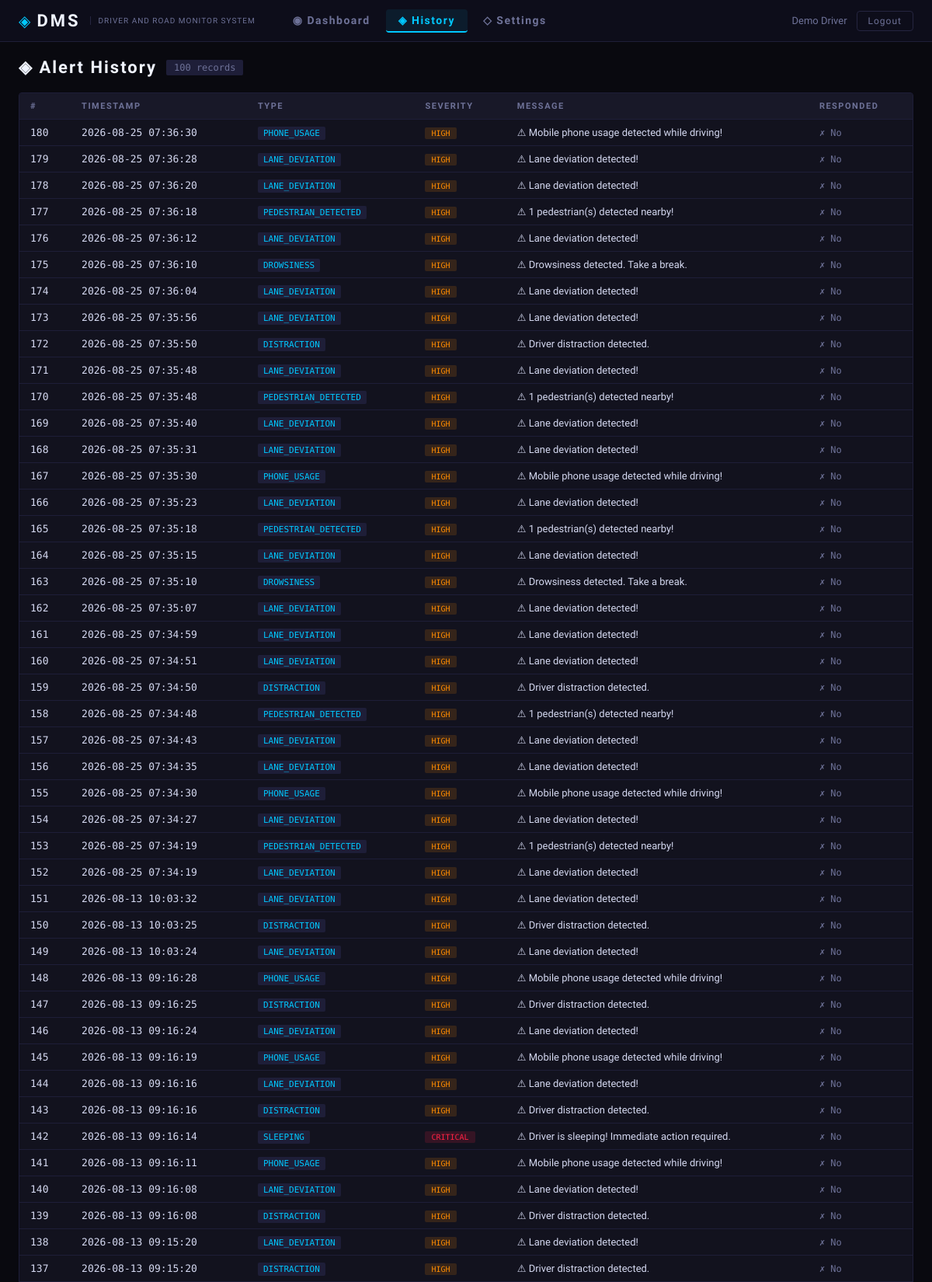
Screenshot of /history (signed in, upper part) with the database file from the repository.
### database/db.py (models this page shows)
class Alert(Base):
    __tablename__ = 'alerts'
    id         = Column(Integer, primary_key=True)
    alert_type = Column(String(50), nullable=False)   # e.g. 'DROWSINESS', 'LANE_DEVIATION'
    severity   = Column(String(20), nullable=False)   # 'LOW', 'MEDIUM', 'HIGH', 'CRITICAL'
    message    = Column(Text)
    timestamp  = Column(DateTime, default=datetime.utcnow)
    responded  = Column(Boolean, default=False)
    emergency_messages = relationship('EmergencyMessage', back_populates='alert', cascade='all, delete')

### app.py (the view)
@app.route('/history')
def history():
    if 'user_id' not in session:
        return redirect(url_for('login'))
    alerts = get_alert_history(limit=100)
    return render_template('history.html', alerts=alerts,
                           user_name=session.get('user_name', 'Driver'))

### database/db.py (called while the page is built)
def get_db():
    return SessionLocal()

def get_alert_history(limit: int = 50):
    db = get_db()
    try:
        return (db.query(Alert)
                  .order_by(Alert.timestamp.desc())
                  .limit(limit)
                  .all())
    finally:
        db.close()

### templates/history.html (shortened to what this page needs)
{% extends "base.html" %}
{% block content %}
<div class="page-header">
  <h2>◈ Alert History</h2>
  <span class="record-count">{{ alerts|length }} records</span>
</div>
<div class="history-table-wrap">
  <table class="history-table">
    <thead>
      <tr>
        <th>#</th>
        <th>Timestamp</th>
        <th>Type</th>
        <th>Severity</th>
        <th>Message</th>
        <th>Responded</th>
      </tr>
    </thead>
    <tbody>
      {% if alerts %}
        {% for a in alerts %}
        <tr class="row-{{ a.severity | lower }}">
          <td class="mono">{{ a.id }}</td>
          <td class="mono">{{ a.timestamp.strftime('%Y-%m-%d %H:%M:%S') }}</td>
          <td><span class="type-badge">{{ a.alert_type }}</span></td>
          <td><span class="severity-badge sev-{{ a.severity | lower }}">{{ a.severity }}</span></td>
          <td>{{ a.message }}</td>
          <td>{% if a.responded %}<span class="responded-yes">✓ Yes</span>{% else %}<span class="responded-no">✗ No</span>{% endif %}</td>
        </tr>
        {% endfor %}
      {% else %}
        <tr><td colspan="6" class="no-data">No alerts recorded yet.</td></tr>
      {% endif %}
    </tbody>
  </table>
</div>
{% endblock %}

### templates/base.html (shortened to what this page needs)
<!DOCTYPE html>
<html lang="en">
<head>
  <link rel="stylesheet" href="{{ url_for('static', filename='css/style.css') }}"/>
</head>
<body{% block body_class %}{% endblock %}>
  {% block nav %}
  <nav class="topnav">
    <div class="nav-brand">
      <span class="brand-icon">◈</span>
      <span class="brand-name">DMS</span>
      <span class="brand-sub">Driver And Road Monitor System</span>
    </div>
    <div class="nav-links">
      <a href="{{ url_for('dashboard') }}" class="nav-link {% if request.endpoint == 'dashboard' %}active{% endif %}">
        ◉ Dashboard
      </a>
      <a href="{{ url_for('history') }}" class="nav-link {% if request.endpoint == 'history' %}active{% endif %}">
        ◈ History
      </a>
      <a href="{{ url_for('settings') }}" class="nav-link {% if request.endpoint == 'settings' %}active{% endif %}">
        ◇ Settings
      </a>
    </div>
    <div class="nav-user">
      <span class="user-name">{{ user_name }}</span>
      <a href="{{ url_for('logout') }}" class="btn-logout">Logout</a>
    </div>
  </nav>
  {% endblock %}
  {% block main %}
  <main class="main-content">
    {% block content %}{% endblock %}
  </main>
  {% endblock %}
</body>
</html>

### static/css/style.css (style rules this page uses)
:root { --bg: #09090f; --bg2: #0d0d1a; --bg3: #111120; --panel: #12121e; --panel2: #181828; --border: #1e1e38; --border2: #252540; --accent: #00c8ff; --accent2: #0090cc; --warn: #ff8c00; --danger: #ff2244; --success: #00e676; --purple: #7c3aed; --text: #d4d8f0; --text-dim: #6e7298; --text-bright: #f0f4ff; --font-head: 'Rajdhani', sans-serif; --font-body: 'Exo 2', sans-serif; --font-mono: 'Share Tech Mono', monospace; --radius: 4px; --shadow: 0 4px 24px rgba(0,0,0,0.6); }
*, *::before, *::after { box-sizing: border-box; margin: 0; padding: 0; }
html, body { background: var(--bg); color: var(--text); font-family: var(--font-body); font-size: 14px; min-height: 100vh; }
.topnav { display: flex; align-items: center; gap: 0; padding: 0 24px; height: 54px; background: var(--bg2); border-bottom: 1px solid var(--border); position: sticky; top: 0; z-index: 100; }
.nav-brand { display: flex; align-items: center; gap: 8px; margin-right: 32px; }
.brand-icon { color: var(--accent); font-size: 20px; }
.brand-name { font-family: var(--font-head); font-size: 22px; font-weight: 700; color: var(--text-bright); letter-spacing: 3px; }
.brand-sub { font-size: 10px; color: var(--text-dim); text-transform: uppercase; letter-spacing: 1px; border-left: 1px solid var(--border2); padding-left: 10px; margin-left: 4px; }
.nav-links { display: flex; gap: 4px; flex: 1; }
.nav-link { padding: 6px 16px; font-family: var(--font-head); font-size: 14px; font-weight: 600; letter-spacing: 1.5px; color: var(--text-dim); text-decoration: none; border-radius: var(--radius); transition: all 0.2s; }
.nav-link.active { color: var(--accent); background: rgba(0,200,255,0.08); border-bottom: 2px solid var(--accent); }
.nav-user { display: flex; align-items: center; gap: 12px; }
.user-name { font-family: var(--font-head); font-size: 13px; color: var(--text-dim); }
.btn-logout { padding: 5px 14px; background: transparent; border: 1px solid var(--border2); color: var(--text-dim); border-radius: var(--radius); font-family: var(--font-head); font-size: 12px; letter-spacing: 1px; cursor: pointer; transition: all 0.2s; text-decoration: none; }
.main-content { padding: 20px 24px 40px; }
.mono { font-family: var(--font-mono); }
.sev-critical { background: rgba(255,34,68,0.2); color: var(--danger); }
.sev-high { background: rgba(255,140,0,0.2); color: var(--warn); }
.page-header { display: flex; align-items: center; gap: 12px; margin-bottom: 20px; }
.page-header h2 { font-family: var(--font-head); font-size: 22px; letter-spacing: 2px; color: var(--text-bright); }
.record-count { font-family: var(--font-mono); font-size: 12px; background: var(--border); padding: 3px 10px; border-radius: 2px; color: var(--text-dim); }
.history-table-wrap { background: var(--panel); border: 1px solid var(--border); border-radius: var(--radius); overflow: auto; }
.history-table { width: 100%; border-collapse: collapse; font-size: 13px; }
.history-table th { font-family: var(--font-head); font-size: 11px; letter-spacing: 1.5px; text-transform: uppercase; color: var(--text-dim); padding: 10px 14px; background: var(--panel2); border-bottom: 1px solid var(--border); text-align: left; white-space: nowrap; }
.history-table td { padding: 9px 14px; border-bottom: 1px solid var(--border); color: var(--text); }
.type-badge { font-family: var(--font-mono); font-size: 11px; background: var(--border); padding: 2px 7px; border-radius: 2px; color: var(--accent); }
.severity-badge { font-family: var(--font-mono); font-size: 10px; padding: 2px 8px; border-radius: 2px; }
.sev-critical { background: rgba(255,34,68,0.15); color: var(--danger); }
.sev-high { background: rgba(255,140,0,0.15); color: var(--warn); }
.responded-no { color: var(--text-dim); font-family: var(--font-mono); font-size: 12px; }

### rows the page displays
Alert: id "180", timestamp "2026-08-25 07:36:30", alert_type "PHONE_USAGE", severity "HIGH", message "⚠ Mobile phone usage detected while driving!", responded "✗ No"
Alert: id "179", timestamp "2026-08-25 07:36:28", alert_type "LANE_DEVIATION", severity "HIGH", message "⚠ Lane deviation detected!", responded "✗ No"
Alert: id "178", timestamp "2026-08-25 07:36:20", alert_type "LANE_DEVIATION", severity "HIGH", message "⚠ Lane deviation detected!", responded "✗ No"
Alert: id "177", timestamp "2026-08-25 07:36:18", alert_type "PEDESTRIAN_DETECTED", severity "HIGH", message "⚠ 1 pedestrian(s) detected nearby!", responded "✗ No"
Alert: id "176", timestamp "2026-08-25 07:36:12", alert_type "LANE_DEVIATION", severity "HIGH", message "⚠ Lane deviation detected!", responded "✗ No"
Alert: id "175", timestamp "2026-08-25 07:36:10", alert_type "DROWSINESS", severity "HIGH", message "⚠ Drowsiness detected. Take a break.", responded "✗ No"
Alert: id "174", timestamp "2026-08-25 07:36:04", alert_type "LANE_DEVIATION", severity "HIGH", message "⚠ Lane deviation detected!", responded "✗ No"
Alert: id "173", timestamp "2026-08-25 07:35:56", alert_type "LANE_DEVIATION", severity "HIGH", message "⚠ Lane deviation detected!", responded "✗ No"
Alert: id "172", timestamp "2026-08-25 07:35:50", alert_type "DISTRACTION", severity "HIGH", message "⚠ Driver distraction detected.", responded "✗ No"
Alert: id "171", timestamp "2026-08-25 07:35:48", alert_type "LANE_DEVIATION", severity "HIGH", message "⚠ Lane deviation detected!", responded "✗ No"
Alert: id "170", timestamp "2026-08-25 07:35:48", alert_type "PEDESTRIAN_DETECTED", severity "HIGH", message "⚠ 1 pedestrian(s) detected nearby!", responded "✗ No"
Alert: id "169", timestamp "2026-08-25 07:35:40", alert_type "LANE_DEVIATION", severity "HIGH", message "⚠ Lane deviation detected!", responded "✗ No"
Alert: id "168", timestamp "2026-08-25 07:35:31", alert_type "LANE_DEVIATION", severity "HIGH", message "⚠ Lane deviation detected!", responded "✗ No"
Alert: id "167", timestamp "2026-08-25 07:35:30", alert_type "PHONE_USAGE", severity "HIGH", message "⚠ Mobile phone usage detected while driving!", responded "✗ No"
Alert: id "166", timestamp "2026-08-25 07:35:23", alert_type "LANE_DEVIATION", severity "HIGH", message "⚠ Lane deviation detected!", responded "✗ No"
Alert: id "165", timestamp "2026-08-25 07:35:18", alert_type "PEDESTRIAN_DETECTED", severity "HIGH", message "⚠ 1 pedestrian(s) detected nearby!", responded "✗ No"
Alert: id "164", timestamp "2026-08-25 07:35:15", alert_type "LANE_DEVIATION", severity "HIGH", message "⚠ Lane deviation detected!", responded "✗ No"
Alert: id "163", timestamp "2026-08-25 07:35:10", alert_type "DROWSINESS", severity "HIGH", message "⚠ Drowsiness detected. Take a break.", responded "✗ No"
Alert: id "162", timestamp "2026-08-25 07:35:07", alert_type "LANE_DEVIATION", severity "HIGH", message "⚠ Lane deviation detected!", responded "✗ No"
Alert: id "161", timestamp "2026-08-25 07:34:59", alert_type "LANE_DEVIATION", severity "HIGH", message "⚠ Lane deviation detected!", responded "✗ No"
Alert: id "160", timestamp "2026-08-25 07:34:51", alert_type "LANE_DEVIATION", severity "HIGH", message "⚠ Lane deviation detected!", responded "✗ No"
Alert: id "159", timestamp "2026-08-25 07:34:50", alert_type "DISTRACTION", severity "HIGH", message "⚠ Driver distraction detected.", responded "✗ No"
Alert: id "158", timestamp "2026-08-25 07:34:48", alert_type "PEDESTRIAN_DETECTED", severity "HIGH", message "⚠ 1 pedestrian(s) detected nearby!", responded "✗ No"
Alert: id "157", timestamp "2026-08-25 07:34:43", alert_type "LANE_DEVIATION", severity "HIGH", message "⚠ Lane deviation detected!", responded "✗ No"
Alert: id "156", timestamp "2026-08-25 07:34:35", alert_type "LANE_DEVIATION", severity "HIGH", message "⚠ Lane deviation detected!", responded "✗ No"
Alert: id "155", timestamp "2026-08-25 07:34:30", alert_type "PHONE_USAGE", severity "HIGH", message "⚠ Mobile phone usage detected while driving!", responded "✗ No"
Alert: id "154", timestamp "2026-08-25 07:34:27", alert_type "LANE_DEVIATION", severity "HIGH", message "⚠ Lane deviation detected!", responded "✗ No"
Alert: id "153", timestamp "2026-08-25 07:34:19", alert_type "PEDESTRIAN_DETECTED", severity "HIGH", message "⚠ 1 pedestrian(s) detected nearby!", responded "✗ No"
Alert: id "152", timestamp "2026-08-25 07:34:19", alert_type "LANE_DEVIATION", severity "HIGH", message "⚠ Lane deviation detected!", responded "✗ No"
Alert: id "151", timestamp "2026-08-13 10:03:32", alert_type "LANE_DEVIATION", severity "HIGH", message "⚠ Lane deviation detected!", responded "✗ No"
Alert: id "150", timestamp "2026-08-13 10:03:25", alert_type "DISTRACTION", severity "HIGH", message "⚠ Driver distraction detected.", responded "✗ No"
Alert: id "149", timestamp "2026-08-13 10:03:24", alert_type "LANE_DEVIATION", severity "HIGH", message "⚠ Lane deviation detected!", responded "✗ No"
Alert: id "148", timestamp "2026-08-13 09:16:28", alert_type "PHONE_USAGE", severity "HIGH", message "⚠ Mobile phone usage detected while driving!", responded "✗ No"
Alert: id "147", timestamp "2026-08-13 09:16:25", alert_type "DISTRACTION", severity "HIGH", message "⚠ Driver distraction detected.", responded "✗ No"
Alert: id "146", timestamp "2026-08-13 09:16:24", alert_type "LANE_DEVIATION", severity "HIGH", message "⚠ Lane deviation detected!", responded "✗ No"
Alert: id "145", timestamp "2026-08-13 09:16:19", alert_type "PHONE_USAGE", severity "HIGH", message "⚠ Mobile phone usage detected while driving!", responded "✗ No"
Alert: id "144", timestamp "2026-08-13 09:16:16", alert_type "LANE_DEVIATION", severity "HIGH", message "⚠ Lane deviation detected!", responded "✗ No"
Alert: id "143", timestamp "2026-08-13 09:16:16", alert_type "DISTRACTION", severity "HIGH", message "⚠ Driver distraction detected.", responded "✗ No"
Alert: id "142", timestamp "2026-08-13 09:16:14", alert_type "SLEEPING", severity "CRITICAL", message "⚠ Driver is sleeping! Immediate action required.", responded "✗ No"
Alert: id "141", timestamp "2026-08-13 09:16:11", alert_type "PHONE_USAGE", severity "HIGH", message "⚠ Mobile phone usage detected while driving!", responded "✗ No"
Alert: id "140", timestamp "2026-08-13 09:16:08", alert_type "LANE_DEVIATION", severity "HIGH", message "⚠ Lane deviation detected!", responded "✗ No"
Alert: id "139", timestamp "2026-08-13 09:16:08", alert_type "DISTRACTION", severity "HIGH", message "⚠ Driver distraction detected.", responded "✗ No"
Alert: id "138", timestamp "2026-08-13 09:15:20", alert_type "LANE_DEVIATION", severity "HIGH", message "⚠ Lane deviation detected!", responded "✗ No"
Alert: id "137", timestamp "2026-08-13 09:15:20", alert_type "DISTRACTION", severity "HIGH", message "⚠ Driver distraction detected.", responded "✗ No"

### other values shown
{{ user_name }} "Demo Driver"
{{ alerts|length }} "100"
